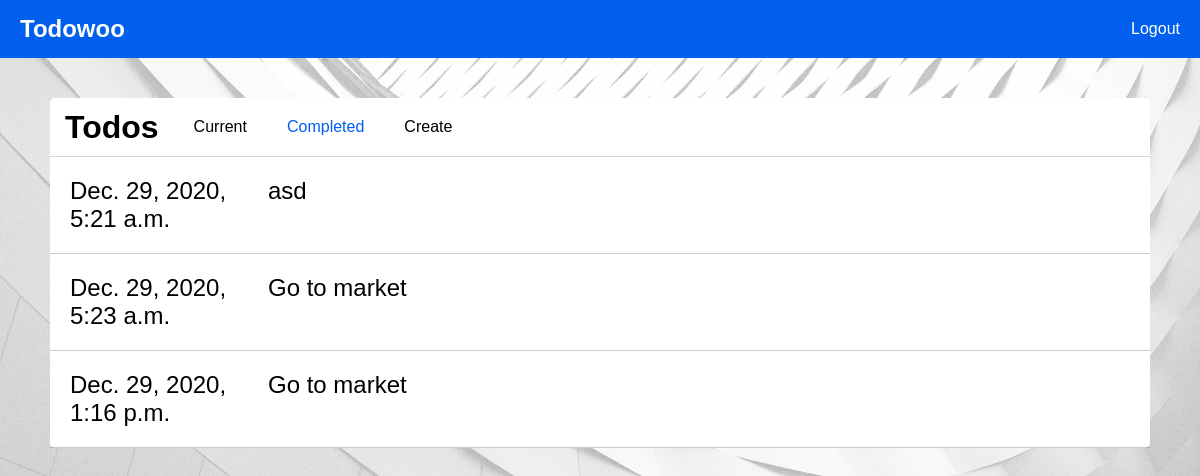
Screenshot of /completed (signed in) with the database file from the repository.
### todo/models.py (models this page shows, shortened)
class todo(models.Model):
    title = models.CharField(max_length = 100)
    memo = models.TextField(blank=True)
    created = models.DateTimeField(auto_now_add=True)
    datecompleted = models.DateTimeField(null=True, blank=True)
    important = models.BooleanField(default=False)
    author =  models.ForeignKey(User, on_delete=models.CASCADE)

### todo/views.py (the view)
# urls.py: path('completed', views.completed, name='completed_todos'),
def completed(request):
    if request.user.is_authenticated:
        todo_objects = todo.objects.filter(author = request.user)
        todos = []
        for todo_entry in todo_objects:
            if todo_entry.datecompleted:
                todos.append(todo_entry)
        return render(request, 'todo/completed_todos.html', {'todos' : todos})

### todo/templates/todo/completed_todos.html (shortened to what this page needs)
<!DOCTYPE html>
<html lang="en">
<head>
    {% load static %}
    <link rel="stylesheet" href="{% static 'css/home.css' %}">
    <link rel="stylesheet" href="{% static 'css/current.css' %}">
</head>
<body>
    <header>
        <nav class="navbar">
            <h1>
                Todowoo
            </h1>
            <ul>
                <li><form method="POST" action="{% url 'logoutuser' %}">{% csrf_token %}<button type="submit" class="nav-btn">Logout</button></form></li>
            </ul>
        </nav>
    </header>
    <div class="container-current">
        <div class="nav">
            <h1>Todos</h1>
            <ul>
                <li class="active">
                    <a href="{% url 'current_todos' %}">Current</a>
                </li>
                <li><a href="#" id="current">Completed</a></li>
                <li><a href="{% url 'create_todo' %}">Create</a></li>
            </ul>
        </div>
        <div class="todos-table">
            {% for todo in todos %}
            <a href="{% url 'detail_page' todo.id %}" class="todos-detail-link">
            <div class="todos-row">
                <div class="todos-column-1">
                    <h2>{{ todo.created }}</h2>
                </div>
                <div class="todos-column-2">
                    <h2>{{ todo.title }}</h2>
                </div>
            </div>
            </a>
            {% endfor %}
        </div>
    </div>
</body>
</html>

### todo/static/css/home.css (style rules this page uses)
* { font-family: Arial, Helvetica, sans-serif; margin: 0; padding: 0; box-sizing: border-box; }
body { background-image: url("../images/background.jpg"); background-repeat: no-repeat; background-size: cover; }
:root { --primary-color: rgb(0, 95, 236); }
.navbar { display: flex; align-items: center; justify-content: space-between; background-color: var(--primary-color); color: white; }
.navbar h1 { padding-left: 20px; }
.navbar ul { list-style: none; }
.navbar ul li { float: left; }
.nav-btn { display: inline-block; padding: 20px; text-decoration: none; color: white; background-color: var(--primary-color); border: none; font-size: 1rem; }

### todo/static/css/current.css (style rules this page uses)
body { min-height: 100%; }
.container-current { display: flex; flex-direction: column; max-width: 1100px; border-radius: 5px; margin: auto; margin-top: 40px; background-color: white; border-radius: 5px; }
.container-current .nav { display: flex; align-items: center; justify-content: flex-start; border-bottom: solid 1px #d6d4d4; }
.container-current .nav h1 { color: black; padding: 0px 15px; }
.container-current .nav ul { list-style: none; }
.container-current .nav ul li { float: left; }
.container-current .nav ul li a { display: inline-block; text-decoration: none; color: black; padding: 20px }
#current { color: var(--primary-color); }
.todos-table { display: flex; flex-direction: column; }
.todos-table h2 { font-weight: 200; padding: 20px; }
.todos-row { display: flex; border-bottom: solid 1px rgba(0,0,0, 0.2); }
.todos-column-1 { width: 18%; }
.todos-column-2 { width: 82%; }
.todos-detail-link { display: block; width: 100%; height: 100%; text-decoration: none; color: black; }

### rows the page displays
todo: created "Dec. 29, 2020, 5:21 a.m.", title "asd"
todo: created "Dec. 29, 2020, 5:23 a.m.", title "Go to market"
todo: created "Dec. 29, 2020, 1:16 p.m.", title "Go to market"
